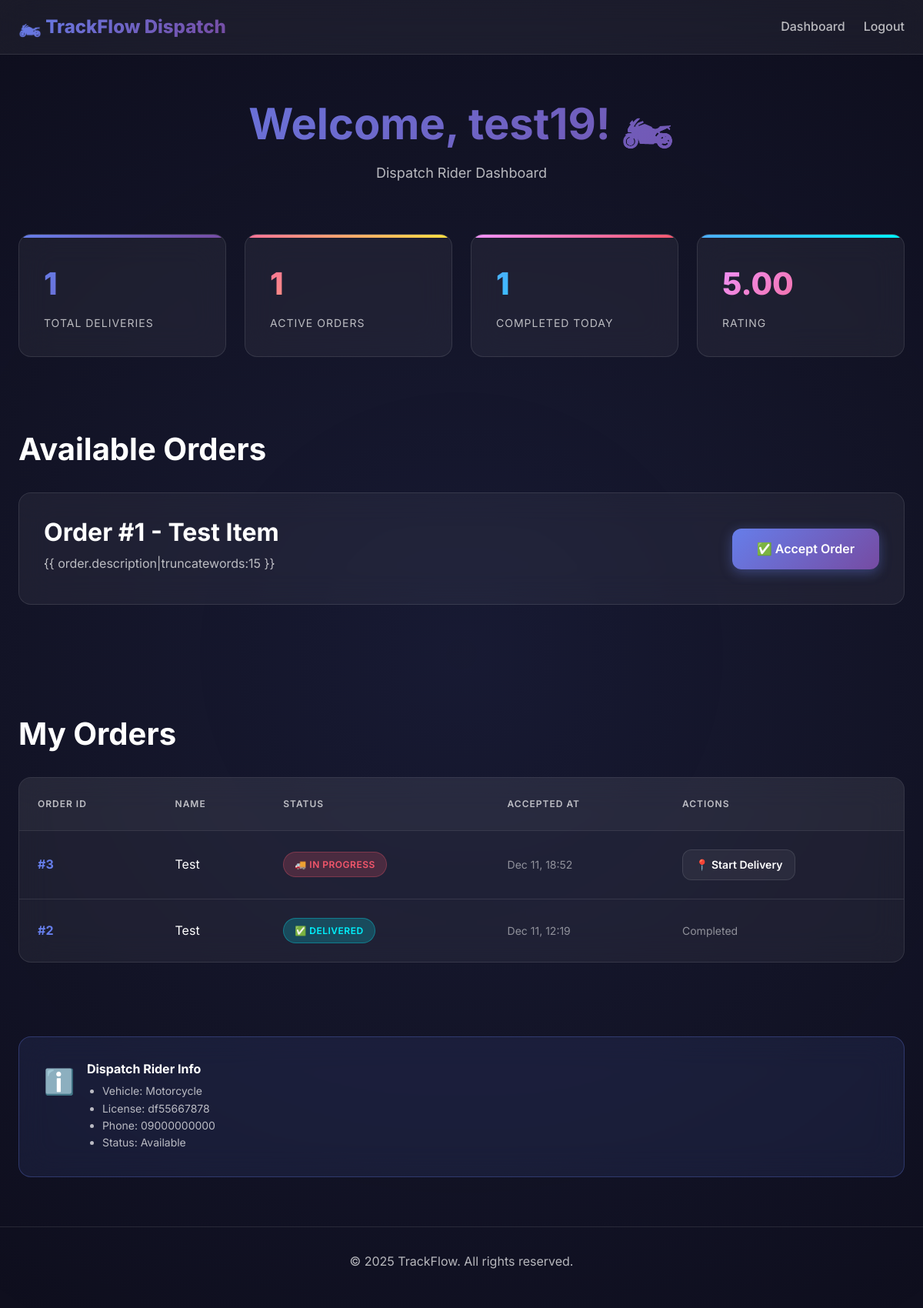
Page /dispatch/ (signed in) on the committed database.
### main/models.py (models this page shows, shortened)
class UserProfile(models.Model):
    user = models.OneToOneField(User, on_delete=models.CASCADE, related_name='profile')
    user_type = models.CharField(max_length=20, choices=USER_TYPE_CHOICES, default='user')
    phone_number = models.CharField(max_length=20, blank=True, null=True)
    vehicle_type = models.CharField(max_length=50, blank=True, null=True)  # For dispatch riders
    license_number = models.CharField(max_length=50, blank=True, null=True)  # For dispatch riders
    is_available = models.BooleanField(default=True)  # For dispatch riders
    rating = models.DecimalField(max_digits=3, decimal_places=2, default=5.00)
    total_deliveries = models.IntegerField(default=0)

class Order(models.Model):
    user = models.ForeignKey(User, on_delete=models.CASCADE, related_name="delivery_user")
    name = models.CharField(max_length=255)
    description = models.TextField()
    status = models.CharField(max_length=255, choices=STATUS, default='pending')
    pickup_address = models.CharField(max_length=500, blank=True, null=True)
    pickup_latitude = models.DecimalField(max_digits=9, decimal_places=6, blank=True, null=True)
    pickup_longitude = models.DecimalField(max_digits=9, decimal_places=6, blank=True, null=True)
    delivery_address = models.CharField(max_length=500, blank=True, null=True)
    delivery_latitude = models.DecimalField(max_digits=9, decimal_places=6, blank=True, null=True)
    delivery_longitude = models.DecimalField(max_digits=9, decimal_places=6, blank=True, null=True)
    current_latitude = models.DecimalField(max_digits=9, decimal_places=6, blank=True, null=True)
    current_longitude = models.DecimalField(max_digits=9, decimal_places=6, blank=True, null=True)
    last_location_update = models.DateTimeField(blank=True, null=True)
    assigned_dispatch = models.ForeignKey(User, on_delete=models.SET_NULL, null=True, blank=True, related_name="assigned_orders")
    accepted_at = models.DateTimeField(blank=True, null=True)
    date_created = models.DateTimeField(auto_now_add=True)
    class Meta:
        ordering = ['-date_created']

### main/views.py (the view)
# urls.py: path('dispatch/', dispatch_dashboard, name='dispatch_dashboard'),
@login_required(login_url='login')
def dispatch_dashboard(request):
    if not hasattr(request.user, 'profile') or request.user.profile.user_type != 'dispatch':
        messages.error(request, 'Access denied. This area is for dispatch riders only.')
        return redirect('dashboard')
    profile = request.user.profile
    assigned_orders = Order.objects.filter(assigned_dispatch=request.user).order_by('-date_created')
    available_orders = Order.objects.filter(status='pending', assigned_dispatch__isnull=True).order_by('-date_created')
    stats = {
        'total_deliveries': profile.total_deliveries,
        'active_orders': assigned_orders.filter(status='dispatched').count(),
        'completed_today': assigned_orders.filter(status='delivered', date_created__date=timezone.now().date()).count(),
        'rating': profile.rating,
    }
    context = {
        'profile': profile,
        'assigned_orders': assigned_orders[:10],  # Last 10
        'available_orders': available_orders[:20],  # Top 20 available
        'stats': stats,
    }
    return render(request, 'dispatch_dashboard.html', context)

### main/templates/dispatch_dashboard.html (shortened to what this page needs)
{% extends 'base.html' %}
{% block content %}
<nav class="navbar">
    <div class="container navbar-container">
        <a href="{% url 'home' %}" class="navbar-brand">🏍️ TrackFlow Dispatch</a>
        <ul class="navbar-menu">
            <li><a href="{% url 'dispatch_dashboard' %}" class="navbar-link">Dashboard</a></li>
            <li><a href="{% url 'logout' %}" class="navbar-link">Logout</a></li>
        </ul>
    </div>
</nav>
<div class="dashboard">
    <div class="container">
        <div class="dashboard-header">
            <h1>Welcome, {{ user.username }}! 🏍️</h1>
            <p style="color: var(--text-secondary); font-size: 1.125rem;">
                Dispatch Rider Dashboard
            </p>
        </div>
        <div class="stats-grid">
            <div class="stat-card">
                <div class="stat-value">{{ stats.total_deliveries }}</div>
                <div class="stat-label">Total Deliveries</div>
            </div>
            <div class="stat-card">
                <div class="stat-value"
                    style="background: var(--warning-gradient); -webkit-background-clip: text; background-clip: text; -webkit-text-fill-color: transparent;">
                    {{ stats.active_orders }}
                </div>
                <div class="stat-label">Active Orders</div>
            </div>
            <div class="stat-card">
                <div class="stat-value"
                    style="background: var(--success-gradient); -webkit-background-clip: text; background-clip: text; -webkit-text-fill-color: transparent;">
                    {{ stats.completed_today }}
                </div>
                <div class="stat-label">Completed Today</div>
            </div>
            <div class="stat-card">
                <div class="stat-value"
                    style="background: var(--secondary-gradient); -webkit-background-clip: text; background-clip: text; -webkit-text-fill-color: transparent;">
                    {{ stats.rating }}
                </div>
                <div class="stat-label">Rating</div>
            </div>
        </div>
        <div class="orders-section" style="margin-top: 3rem;">
            <h2 class="section-title">Available Orders</h2>
            {% if available_orders %}
            <div style="display: grid; gap: 1rem;">
                {% for order in available_orders %}
                <div class="card"
                    style="display: flex; justify-content: space-between; align-items: center; flex-wrap: wrap; gap: 1rem;">
                    <div style="flex: 1; min-width: 200px;">
                        <h3 style="margin-bottom: 0.5rem;">Order #{{ order.id }} - {{ order.name }}</h3>
                        <p style="color: var(--text-secondary); margin-bottom: 0.5rem;">{{
                            order.description|truncatewords:15 }}</p>
                    </div>
                    <div>
                        <a href="{% url 'accept_order' order.id %}" class="btn btn-primary"
                            onclick="return confirm('Accept this order?')">
                            ✅ Accept Order
                        </a>
                    </div>
                </div>
                {% endfor %}
            </div>
            {% else %}
            <div class="card" style="text-align: center; padding: 3rem 2rem;">
                <div style="font-size: 3rem; margin-bottom: 1rem; opacity: 0.5;">📭</div>
                <h3>No Available Orders</h3>
                <p style="color: var(--text-secondary);">Check back later for new delivery opportunities</p>
            </div>
            {% endif %}
        </div>
        <div class="orders-section" style="margin-top: 3rem;">
            <h2 class="section-title">My Orders</h2>
            {% if assigned_orders %}
            <div class="orders-table">
                <table>
                    <thead>
                        <tr>
                            <th>Order ID</th>
                            <th>Name</th>
                            <th>Status</th>
                            <th>Accepted At</th>
                            <th>Actions</th>
                        </tr>
                    </thead>
                    <tbody>
                        {% for order in assigned_orders %}
                        <tr>
                            <td><strong style="color: var(--primary);">#{{ order.id }}</strong></td>
                            <td>{{ order.name }}</td>
                            <td>
                                {% if order.status == 'dispatched' %}
                                <span class="badge badge-dispatched">🚚 In Progress</span>
                                {% elif order.status == 'delivered' %}
                                <span class="badge badge-delivered">✅ Delivered</span>
                                {% endif %}
                            </td>
                            <td>
                                <span style="color: var(--text-muted); font-size: 0.875rem;">
                                    {{ order.accepted_at|date:"M d, H:i" }}
                                </span>
                            </td>
                            <td>
                                {% if order.status == 'dispatched' %}
                                <a href="{% url 'dispatch_tracking' order.id %}" class="btn btn-secondary"
                                    style="padding: 0.5rem 1rem; font-size: 0.875rem; text-decoration: none;">
                                    📍 Start Delivery
                                </a>
                                {% else %}
                                <span style="color: var(--text-muted); font-size: 0.875rem;">Completed</span>
                                {% endif %}
                            </td>
                        </tr>
                        {% endfor %}
                    </tbody>
                </table>
            </div>
            {% endif %}
        </div>
        <div class="card"
            style="margin-top: 3rem; background: rgba(102, 126, 234, 0.1); border-color: rgba(102, 126, 234, 0.3);">
            <div style="display: flex; gap: 1rem; align-items: start;">
                <div style="font-size: 2rem;">ℹ️</div>
                <div>
                    <h4 style="margin-bottom: 0.5rem;">Dispatch Rider Info</h4>
                    <ul style="color: var(--text-secondary); margin: 0; padding-left: 1.25rem; font-size: 0.875rem;">
                        <li>Vehicle: {{ profile.vehicle_type|title }}</li>
                        {% if profile.license_number %}
                        <li>License: {{ profile.license_number }}</li>
                        {% endif %}
                        <li>Phone: {{ profile.phone_number|default:"Not provided" }}</li>
                        <li>Status: {% if profile.is_available %}Available{% else %}Offline{% endif %}</li>
                    </ul>
                </div>
            </div>
        </div>
    </div>
</div>
<footer
    style="border-top: 1px solid var(--border-color); padding: 2rem 0; margin-top: 4rem; text-align: center; color: var(--text-muted);">
    <div class="container">
        <p>&copy; 2025 TrackFlow. All rights reserved.</p>
    </div>
</footer>
{% endblock %}

### main/templates/base.html (shortened to what this page needs)
{% load static %}
<!DOCTYPE html>
<html lang="en">
<head>
    <link rel="stylesheet" href="{% static 'css/style.css' %}">
</head>
<body>
    {% block content %}{% endblock %}
</body>
</html>

### rows in the picture
UserProfile: rating "5.00", vehicle_type "Motorcycle", license_number "df55667878", phone_number "09000000000"
Order: id "1", name "Test Item"
Order: id "3", name "Test", status "🚚 IN PROGRESS", accepted_at "Dec 11, 18:52"
Order: id "2", name "Test", status "✅ DELIVERED", accepted_at "Dec 11, 12:19"

### other values in the picture
{{ user.username }} "test19"
{{ stats.total_deliveries }} "1"
{{ stats.active_orders }} "1"
{{ stats.completed_today }} "1"
